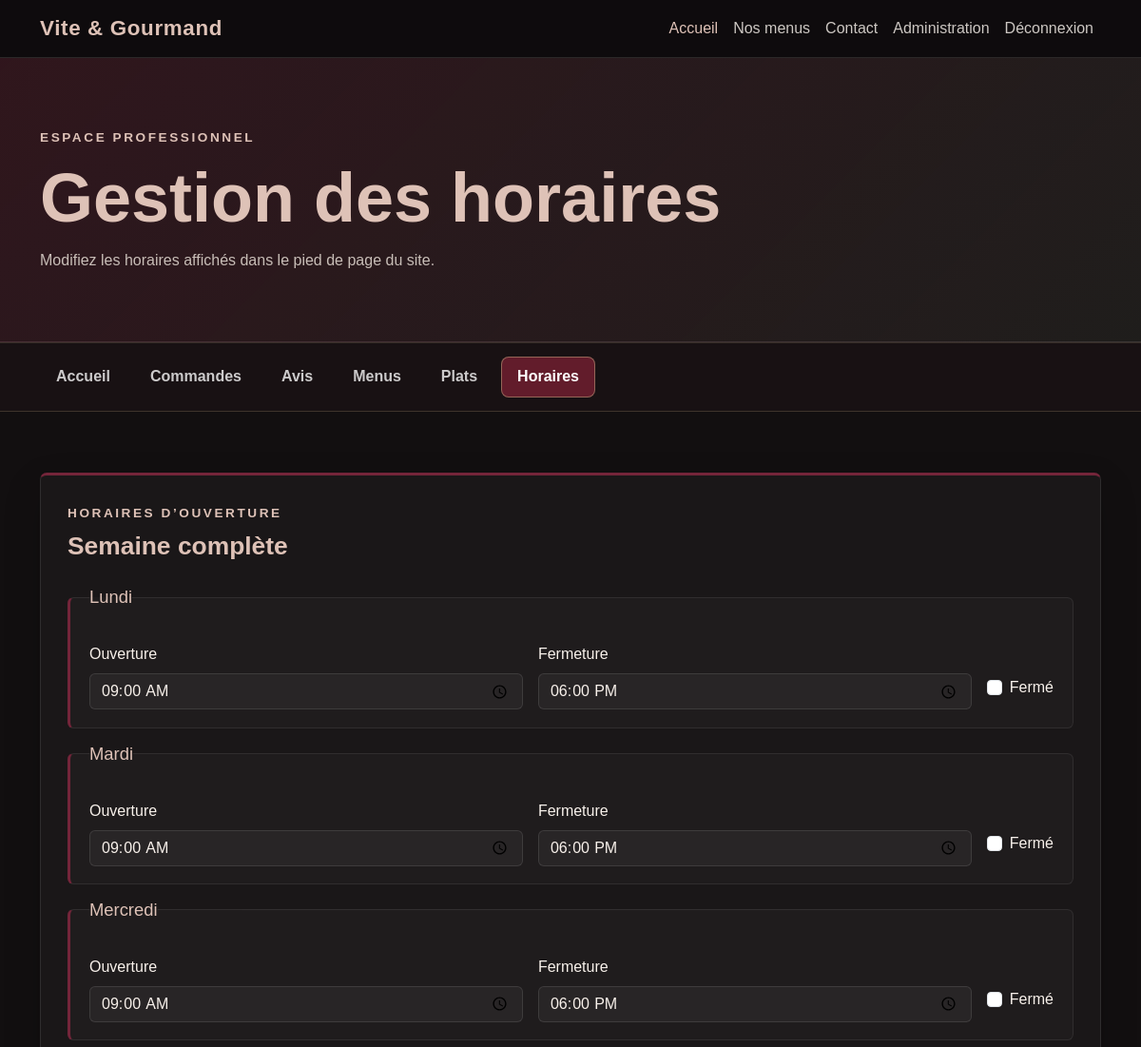
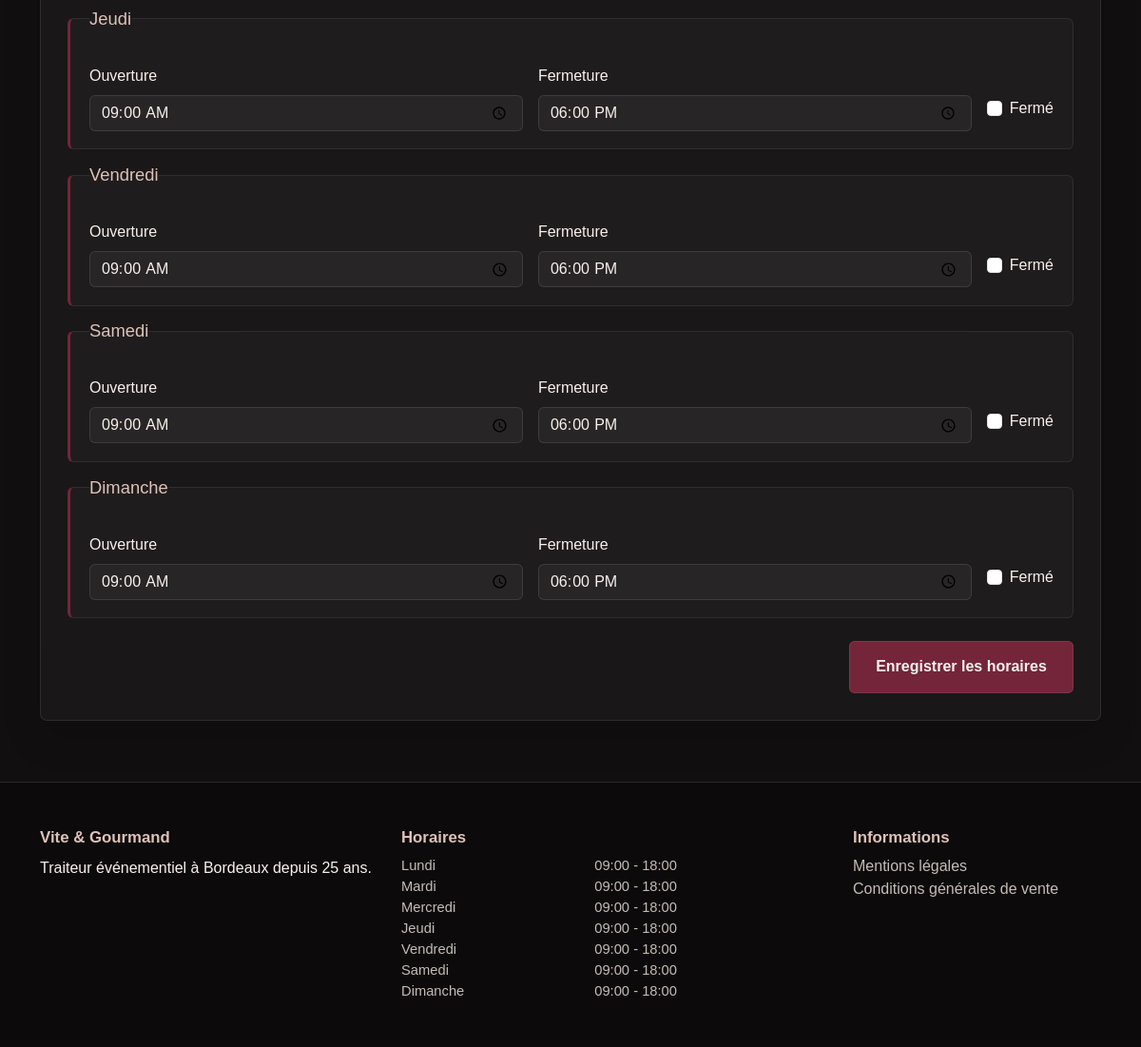
The page /employee/opening-hours (signed in) on the database as committed earlier (2 pictures, top to bottom).
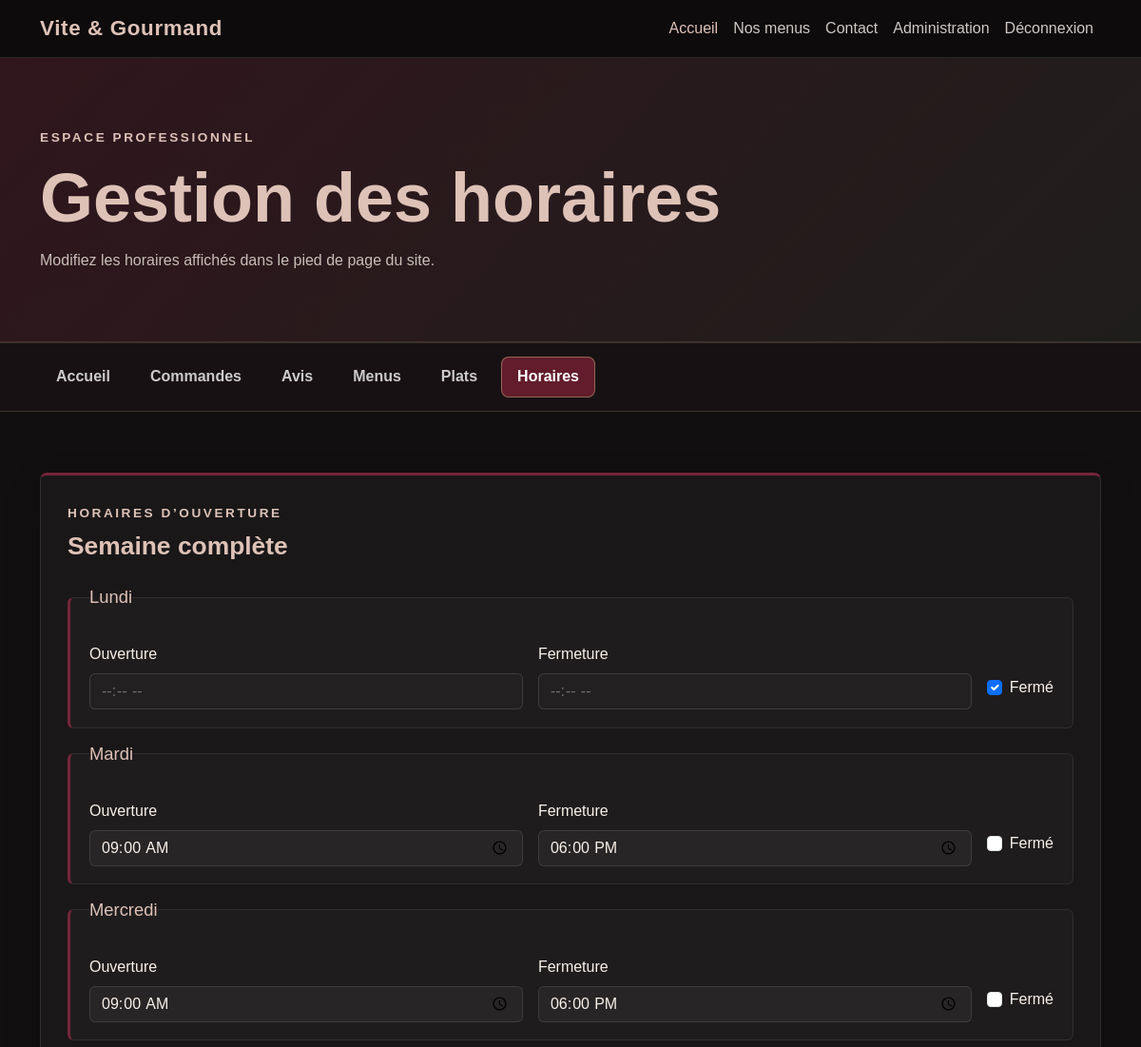
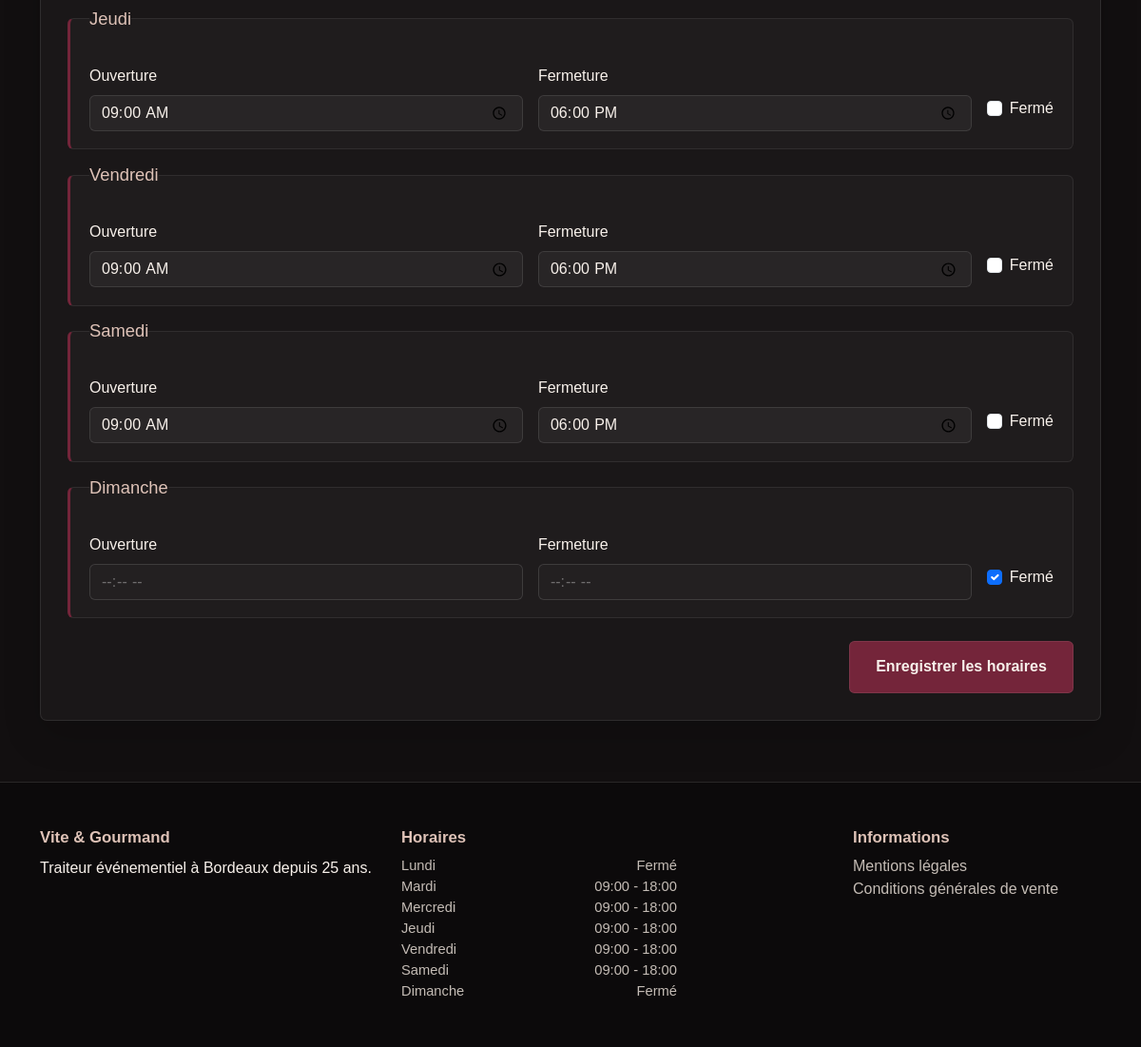
The same page on the database as committed later (2 pictures, top to bottom).
### tables this page shows
CREATE TABLE opening_hours (
    id INT AUTO_INCREMENT PRIMARY KEY,
    day_number TINYINT NOT NULL UNIQUE,
    day_name VARCHAR(20) NOT NULL,
    opening_time TIME NULL,
    closing_time TIME NULL,
    is_closed BOOLEAN NOT NULL DEFAULT FALSE
);

### app/Views/layouts/main.php (called while the page is built)
<?php
require BASE_PATH
    . '/app/Views/layouts/header.php';
require $view;
require BASE_PATH
    . '/app/Views/layouts/footer.php';

### app/Controllers/EmployeeController.php (called while the page is built, shortened)
<?php
class EmployeeController
{
    public function openingHours(): void
    {
        $openingHours = OpeningHour::getAll();
        $view =
            BASE_PATH
            . '/app/Views/employee/opening-hours.php';
        require BASE_PATH . '/app/Views/layouts/main.php';
    }
}

### app/Services/Router.php (called while the page is built, shortened)
<?php
class Router
{
    private array $routes = [];
    public function get(string $path, array $action): void
    {
        $this->routes['GET'][$path] = $action;
    }
    public function post(string $path, array $action): void
    {
        $this->routes['POST'][$path] = $action;
    }
    public function dispatch(string $uri): void
    {
        $method = $_SERVER['REQUEST_METHOD'];
        $path = parse_url($uri, PHP_URL_PATH) ?? '/';
        $path = '/' . trim($path, '/');
        [$controllerClass, $methodName] = $this->routes[$method][$path];
        $controller = new $controllerClass();
        $controller->$methodName();
    }
}

### public/index.php (called while the page is built, shortened)
<?php
$router = new Router();
$router->dispatch(
    $_SERVER['REQUEST_URI']
);

### app/Models/OpeningHour.php (called while the page is built, shortened)
<?php
class OpeningHour
{
    public static function getAll(): array
    {
        $pdo = Database::getConnection();
        $sql = '
            SELECT
                id,
                day_number,
                day_name,
                opening_time,
                closing_time,
                is_closed
            FROM opening_hours
            ORDER BY day_number
        ';
        $statement = $pdo->query($sql);
        return $statement->fetchAll(PDO::FETCH_ASSOC);
    }
}

### app/Views/employee/opening-hours.php (the view, shortened to what the changed rows need)
<section class="employee-dashboard-hero py-5">
    <div class="container py-4">
        <h1 class="employee-dashboard-title">
            Gestion des horaires
        </h1>
    </div>
</section>
<section class="employee-dashboard-section py-5">
    <div class="container py-3">
        <div class="employee-dashboard-card">
            <div class="employee-dashboard-card-header">
                <div>
                    <h2 class="employee-dashboard-card-title mb-0">
                        Semaine complète
                    </h2>
                </div>
            </div>
            <?php if (!empty($openingHours)): ?>
                <form
                    action="<?php
                            echo BASE_URL
                                . '/employee/opening-hours/update';
                            ?>"
                    method="post"
                    class="employee-opening-hours-form">
                    <div class="employee-opening-hours-list">
                        <?php foreach ($openingHours as $openingHour): ?>
                            <?php
                            $dayNumber =
                                (int) $openingHour['day_number'];
                            $isClosed =
                                (bool) $openingHour['is_closed'];
                            $openingTime =
                                $openingHour['opening_time']
                                ? substr(
                                    $openingHour['opening_time'],
                                    0,
                                    5
                                )
                                : '';
                            $closingTime =
                                $openingHour['closing_time']
                                ? substr(
                                    $openingHour['closing_time'],
                                    0,
                                    5
                                )
                                : '';
                            ?>
                            <fieldset
                                class="employee-opening-hour-item"
                                data-opening-hour-row>
                                <legend
                                    class="employee-opening-hour-day">
                                    <?php
                                    echo htmlspecialchars(
                                        $openingHour['day_name']
                                    );
                                    ?>
                                </legend>
                                <div class="employee-opening-hour-fields">
                                    <div class="employee-opening-hour-field">
                                        <label
                                            for="opening-time-<?php
                                                                echo $dayNumber;
                                                                ?>"
                                            class="form-label">
                                            Ouverture
                                        </label>
                                        <input
                                            type="time"
                                            id="opening-time-<?php
                                                                echo $dayNumber;
                                                                ?>"
                                            name="opening_hours[<?php
                                                                echo $dayNumber;
                                                                ?>][opening_time]"
                                            value="<?php
                                                    echo htmlspecialchars(
                                                        $openingTime
                                                    );
                                                    ?>"
                                            class="form-control"
                                            data-opening-time
                                            <?php
                                            echo $isClosed
                                                ? 'disabled'
                                                : '';
                                            ?>>
                                    </div>
                                    <div class="employee-opening-hour-field">
                                        <label
                                            for="closing-time-<?php
                                                                echo $dayNumber;
                                                                ?>"
                                            class="form-label">
                                            Fermeture
                                        </label>
                                        <input
                                            type="time"
                                            id="closing-time-<?php
                                                                echo $dayNumber;
                                                                ?>"
                                            name="opening_hours[<?php
                                                                echo $dayNumber;
                                                                ?>][closing_time]"
                                            value="<?php
                                                    echo htmlspecialchars(
                                                        $closingTime
                                                    );
                                                    ?>"
                                            class="form-control"
                                            data-closing-time
                                            <?php
                                            echo $isClosed
                                                ? 'disabled'
                                                : '';
                                            ?>>
                                    </div>
                                    <div class="employee-opening-hour-closed">
                                        <div class="form-check">
                                            <input
                                                type="checkbox"
                                                id="is-closed-<?php
                                                                echo $dayNumber;
                                                                ?>"
                                                name="opening_hours[<?php
                                                                    echo $dayNumber;
                                                                    ?>][is_closed]"
                                                value="1"
                                                class="form-check-input"
                                                data-closed-checkbox
                                                <?php
                                                echo $isClosed
                                                    ? 'checked'
                                                    : '';
                                                ?>>
                                            <label
                                                for="is-closed-<?php
                                                                echo $dayNumber;
                                                                ?>"
                                                class="form-check-label">
                                                Fermé
                                            </label>
                                        </div>
                                    </div>
                                </div>
                            </fieldset>
                        <?php endforeach; ?>
                    </div>
                </form>
            <?php endif; ?>
        </div>
    </div>
</section>

### app/Views/layouts/footer.php (shortened to what the changed rows need)
</main>
<footer class="site-footer">
    <div class="container py-5">
        <div class="row gy-4">
            <div class="col-lg-4 col-md-6">
                <h2 class="footer-title">
                    Vite & Gourmand
                </h2>
            </div>
            <div class="col-lg-5 col-md-6">
                <h2 class="footer-title">
                    Horaires
                </h2>
                <?php if (!empty($openingHours)): ?>
                    <ul class="opening-hours-list list-unstyled mb-0">
                        <?php foreach ($openingHours as $openingHour): ?>
                            <li class="opening-hours-item">
                                <span>
                                    <?php echo htmlspecialchars($openingHour['day_name']); ?>
                                </span>
                                <span>
                                    <?php if ((bool) $openingHour['is_closed']): ?>
                                        Fermé
                                    <?php else: ?>
                                        <?php
                                        echo htmlspecialchars(
                                            substr($openingHour['opening_time'], 0, 5)
                                        );
                                        ?>
                                        -
                                        <?php
                                        echo htmlspecialchars(
                                            substr($openingHour['closing_time'], 0, 5)
                                        );
                                        ?>
                                    <?php endif; ?>
                                </span>
                            </li>
                        <?php endforeach; ?>
                    </ul>
                <?php else: ?>
                    <p class="mb-0">
                        Les horaires seront bientôt disponibles.
                    </p>
                <?php endif; ?>
            </div>
            <div class="col-lg-3 col-md-6">
                <h2 class="footer-title">
                    Informations
                </h2>
            </div>
        </div>
    </div>
</footer>
</body>
</html>

Rows that differ between the two databases and show on the page:
changed opening_hours "Lundi": day_number+opening_time+is_closed "09:00" → (not shown); day_number+closing_time+is_closed "18:00" → (not shown); is_closed "☐" → "☑"; opening_time "09:00" → (not shown); closing_time "18:00" → (not shown); is_closed "-" → "Fermé"
changed opening_hours "Dimanche": day_number+opening_time+is_closed "09:00" → (not shown); day_number+closing_time+is_closed "18:00" → (not shown); is_closed "☐" → "☑"; opening_time "09:00" → (not shown); closing_time "18:00" → (not shown); is_closed "-" → "Fermé"
